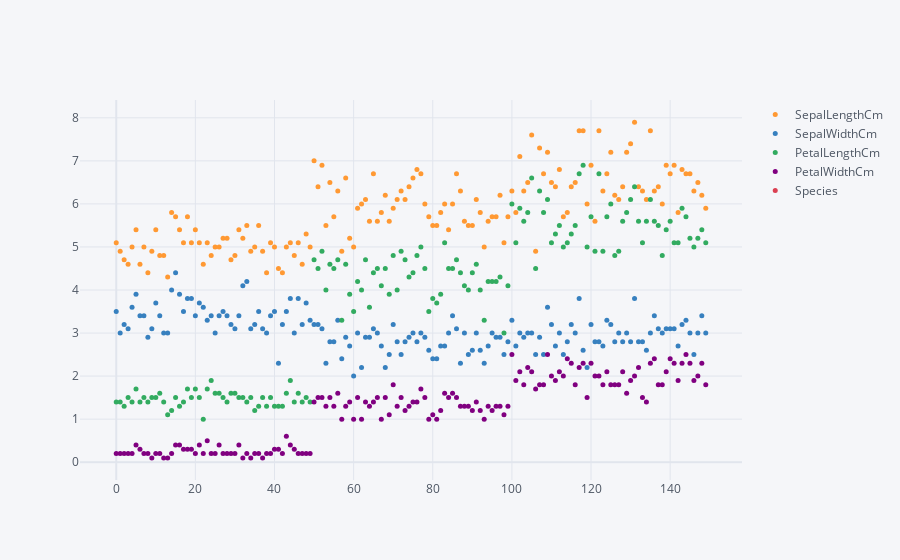

Notebook code for this chart:
### Code cell
df.iplot(kind = 'scatter', mode = 'markers', size = 5)

### Figure 1 — Plotly figure (JSON) as saved in the notebook; plotly's stock layout.template omitted (floating-point values rounded to 4 significant figures; data arrays with more than 128 entries replaced by an {"elided": "..."} marker saying what was removed)
{"data": [{"line": {"color": "rgba(255, 153, 51, 1.0)", "dash": "solid", "shape": "linear", "width": 1.3}, "marker": {"size": 5, "symbol": "circle"}, "mode": "markers", "name": "SepalLengthCm", "text": "", "type": "scatter", "x": {"elided": "150 int values"}, "y": {"elided": "150 float values"}}, {"line": {"color": "rgba(55, 128, 191, 1.0)", "dash": "solid", "shape": "linear", "width": 1.3}, "marker": {"size": 5, "symbol": "circle"}, "mode": "markers", "name": "SepalWidthCm", "text": "", "type": "scatter", "x": {"elided": "150 int values"}, "y": {"elided": "150 float values"}}, {"line": {"color": "rgba(50, 171, 96, 1.0)", "dash": "solid", "shape": "linear", "width": 1.3}, "marker": {"size": 5, "symbol": "circle"}, "mode": "markers", "name": "PetalLengthCm", "text": "", "type": "scatter", "x": {"elided": "150 int values"}, "y": {"elided": "150 float values"}}, {"line": {"color": "rgba(128, 0, 128, 1.0)", "dash": "solid", "shape": "linear", "width": 1.3}, "marker": {"size": 5, "symbol": "circle"}, "mode": "markers", "name": "PetalWidthCm", "text": "", "type": "scatter", "x": {"elided": "150 int values"}, "y": {"elided": "150 float values"}}, {"line": {"color": "rgba(219, 64, 82, 1.0)", "dash": "solid", "shape": "linear", "width": 1.3}, "marker": {"size": 5, "symbol": "circle"}, "mode": "markers", "name": "Species", "text": "", "type": "scatter", "x": {"elided": "150 int values"}, "y": {"elided": "150 str values"}}], "layout": {"legend": {"bgcolor": "#F5F6F9", "font": {"color": "#4D5663"}}, "paper_bgcolor": "#F5F6F9", "plot_bgcolor": "#F5F6F9", "title": {"font": {"color": "#4D5663"}}, "xaxis": {"gridcolor": "#E1E5ED", "showgrid": true, "tickfont": {"color": "#4D5663"}, "title": {"font": {"color": "#4D5663"}, "text": ""}, "zerolinecolor": "#E1E5ED"}, "yaxis": {"gridcolor": "#E1E5ED", "showgrid": true, "tickfont": {"color": "#4D5663"}, "title": {"font": {"color": "#4D5663"}, "text": ""}, "zerolinecolor": "#E1E5ED"}}}
